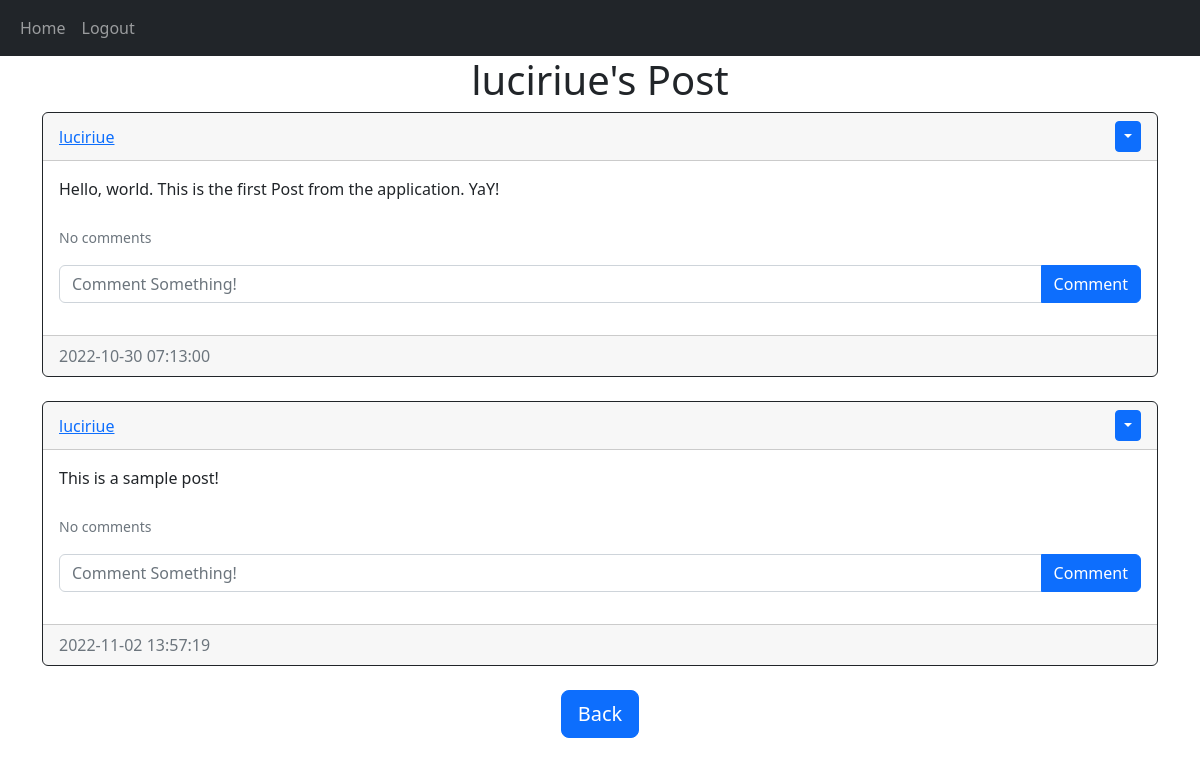
The app's page /posts/luciriue (signed in), older data.
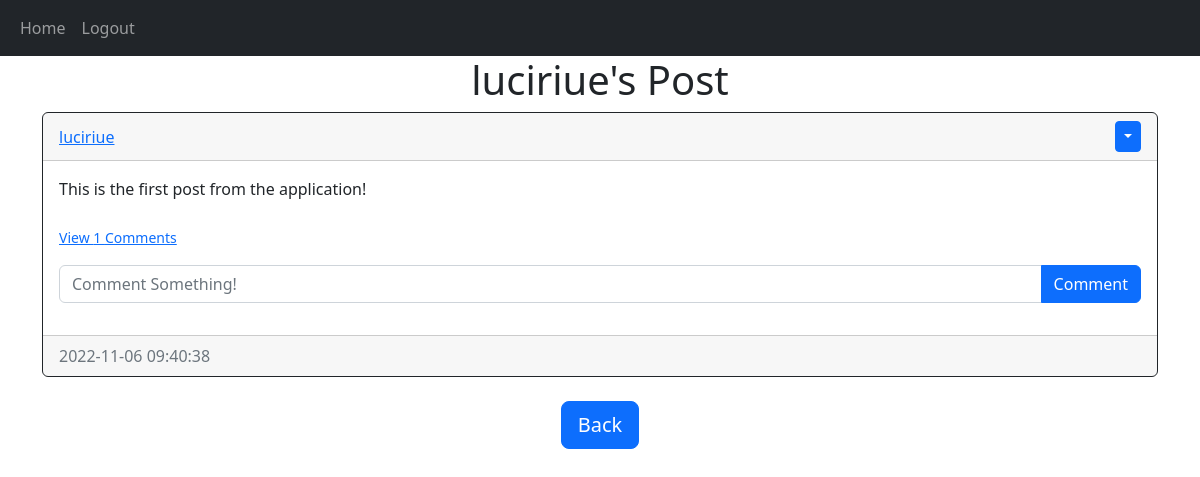
The same page, newer data.
### website/models.py (models this page shows)
class User(db.Model, UserMixin):
    id = db.Column(db.Integer, primary_key=True)
    email = db.Column(db.String(150), unique=True)
    username = db.Column(db.String(150), unique=True)
    password = db.Column(db.String(150))
    date_created = db.Column(db.DateTime(timezone=True), default=func.now())
    posts = db.relationship('Post', backref='user', passive_deletes=True)
    comments = db.relationship('Comment', backref='user', passive_deletes=True)

class Post(db.Model):
    id = db.Column(db.Integer, primary_key=True)
    text = db.Column(db.Text, nullable=False)
    date_created = db.Column(db.DateTime(timezone=True), default=func.now())
    author = db.Column(db.Integer, db.ForeignKey('user.id', ondelete="CASCADE"), nullable=False)
    comments = db.relationship('Comment', backref='post', passive_deletes=True)

### website/views.py (the view)
@views.route("/posts/<username>")
@login_required
def posts(username):
    user = User.query.filter_by(username=username).first()
    if not user:
        flash('No user exists with that username.', category='error')
        return redirect(url_for('views.home'))
    posts = Post.query.filter_by(author=user.id).all()
    return render_template("posts.html", user=current_user, posts=posts, username=username)

### website/__init__.py (called while the page is built)
def create_app():
    blogapp = Flask(__name__)
    blogapp.config['SECRET_KEY'] = "saltkey"
    blogapp.config['SQLALCHEMY_DATABASE_URI'] = f'sqlite:///{DB_NAME}'
    db.init_app(blogapp)
    from .views import views
    from .auth import auth
    blogapp.register_blueprint(views, url_prefix="/")
    blogapp.register_blueprint(auth, url_prefix="/")
    from .models import User, Post
    create_database(blogapp)
    login_manager = LoginManager()
    login_manager.login_view = "auth.login"
    login_manager.init_app(blogapp)
    @login_manager.user_loader
    def load_user(id):
        return User.query.get(int(id))
    return blogapp

### website/templates/posts.html (shortened to what this page needs)
{% extends "posts_div.html" %}
{% block header %}
    {{username}}'s Post
{% endblock %}
{% block footer %}
<div align="center">
    <a href="/home">
        <button type="button" class="btn btn-primary btn-lg">Back</button>
    </a>
</div>
{% endblock %}

### website/templates/posts_div.html (shortened to what this page needs)
{% extends "base.html" %}
{% block content %}
<h1 align="center">{% block header %}Posts{% endblock %}</h1>
<div id="posts">
    {% for post in posts %}
    <div class="card border-dark">
        <div class="card-header d-flex justify-content-between align-items-center">
            <a href="/posts/{{post.user.username}}">{{post.user.username}}</a>
            {% if user.id == post.author %}
            <div class="btn-group">
                <button type="button" class="btn btn-sm btn-primary dropdown-toggle" data-bs-toggle="dropdown"></button>
            </div>
            {% endif %}
        </div>
        <div class="card-body">
            <div class= "card-text">
                {{post.text}}
            </div>
            <br/>
            <p class="card-text">
                {% if post.comments|length > 0 %}
                    <a data-bs-toggle="collapse" href="#comments-{{post.id}}" role="button">
                        <small>View {{post.comments|length}} Comments</small>
                    </a>
                {% else %}
                    <small class="text-muted">No comments</small>
                {% endif %}
            </p>
            <form class="input-group mb-3" method="POST" action="/create-comment/{{post.id}}">
                <input type="text" id="text" name="text" class="form-control" placeholder="Comment Something!"/>
                <button type="submit" class="btn btn-primary">Comment</button>
            </form>
        </div>
        <div class="card-footer text-muted">
            {{post.date_created}}
        </div>
    </div>
    <br/>
    {% endfor %}
</div>
{% block footer %}{% endblock%}
{% endblock %}

### website/templates/base.html (shortened to what this page needs)
<!DOCTYPE html>
<html lang="en">
<head>
    <link href="https://cdn.jsdelivr.net/npm/bootstrap@5.2.2/dist/css/bootstrap.min.css" rel="stylesheet">
</head>
<body>
    <nav class="navbar navbar-expand-lg navbar-dark bg-dark">
        <div class="container-fluid">
            <div class="collapse navbar-collapse" id="navbar">
                <div class="navbar-nav">
                    <a class="nav-item nav-link" href="/home">Home</a>
                    {% if user.is_authenticated %}
                        <a class="nav-item nav-link" href="/logout">Logout</a>
                    {% else %}
                        <a class="nav-item nav-link" href="/login">Login</a>
                        <a class="nav-item nav-link" href="/sign-up">Sign Up</a>
                    {% endif %}
                </div>
            </div>
        </div>
    </nav>
    <div class="container">
        {% block content %}{% endblock %}
    </div>
</body>
</html>

Row changes from the older to the newer data that the page shows:
removed Post: user.username "luciriue", text "Hello, world. This is the first Post from the application. YaY!", shows "No comments", date_created "2022-10-30 07:13:00"
removed Post: user.username "luciriue", text "This is a sample post!", shows "No comments", date_created "2022-11-02 13:57:19"
added Post: user.username "luciriue", text "This is the first post from the application!", comments|length "1", date_created "2022-11-06 09:40:38"
